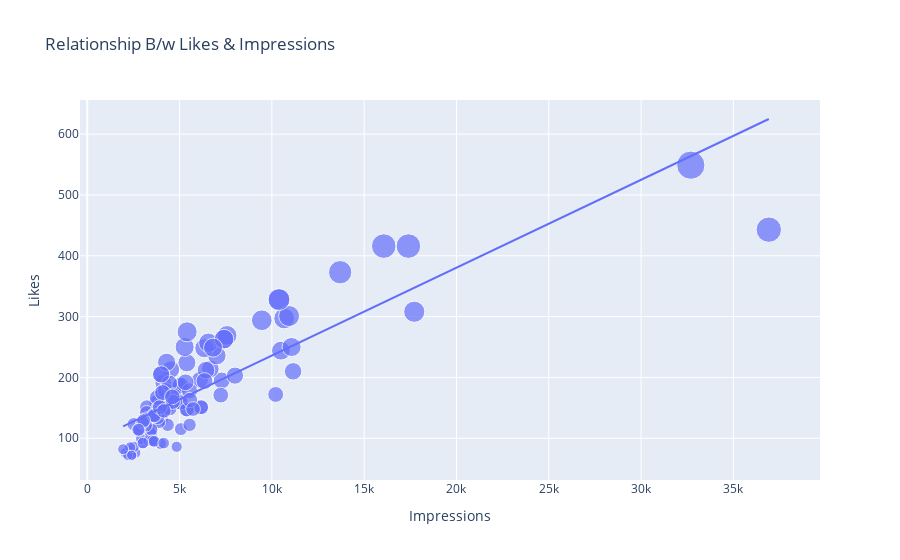

Write notebook code for a chart like this one.
### Code cell
# Analyzing relationship

# Relation btwn Impressions and Likes

fig = px.scatter(data_frame= df, x="Impressions", y="Likes", size ="Likes", trendline="ols",
                 title=" Relationship B/w Likes & Impressions")
fig.show()
